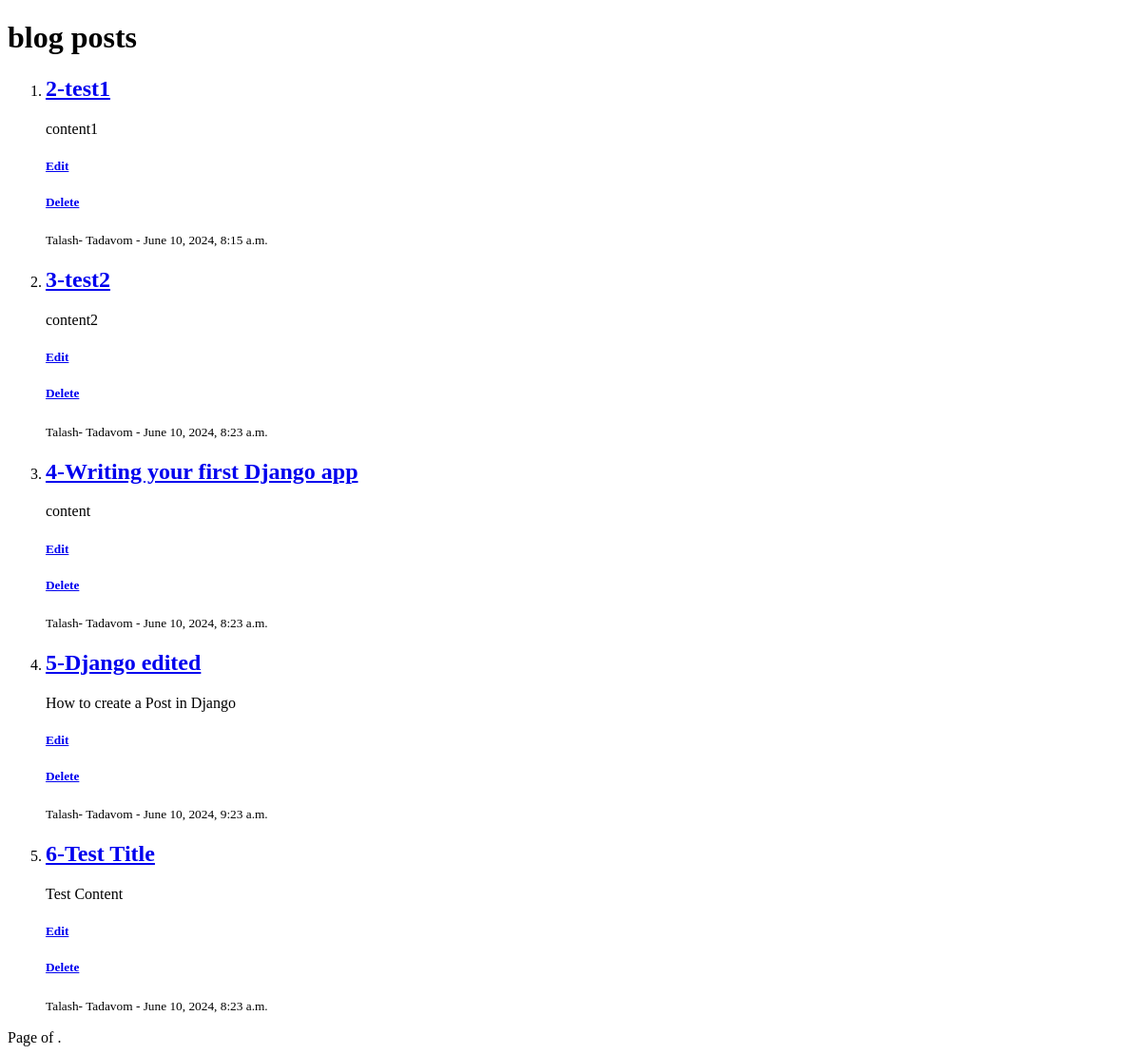
The page /blog/post/ (signed in) on the database as committed earlier.
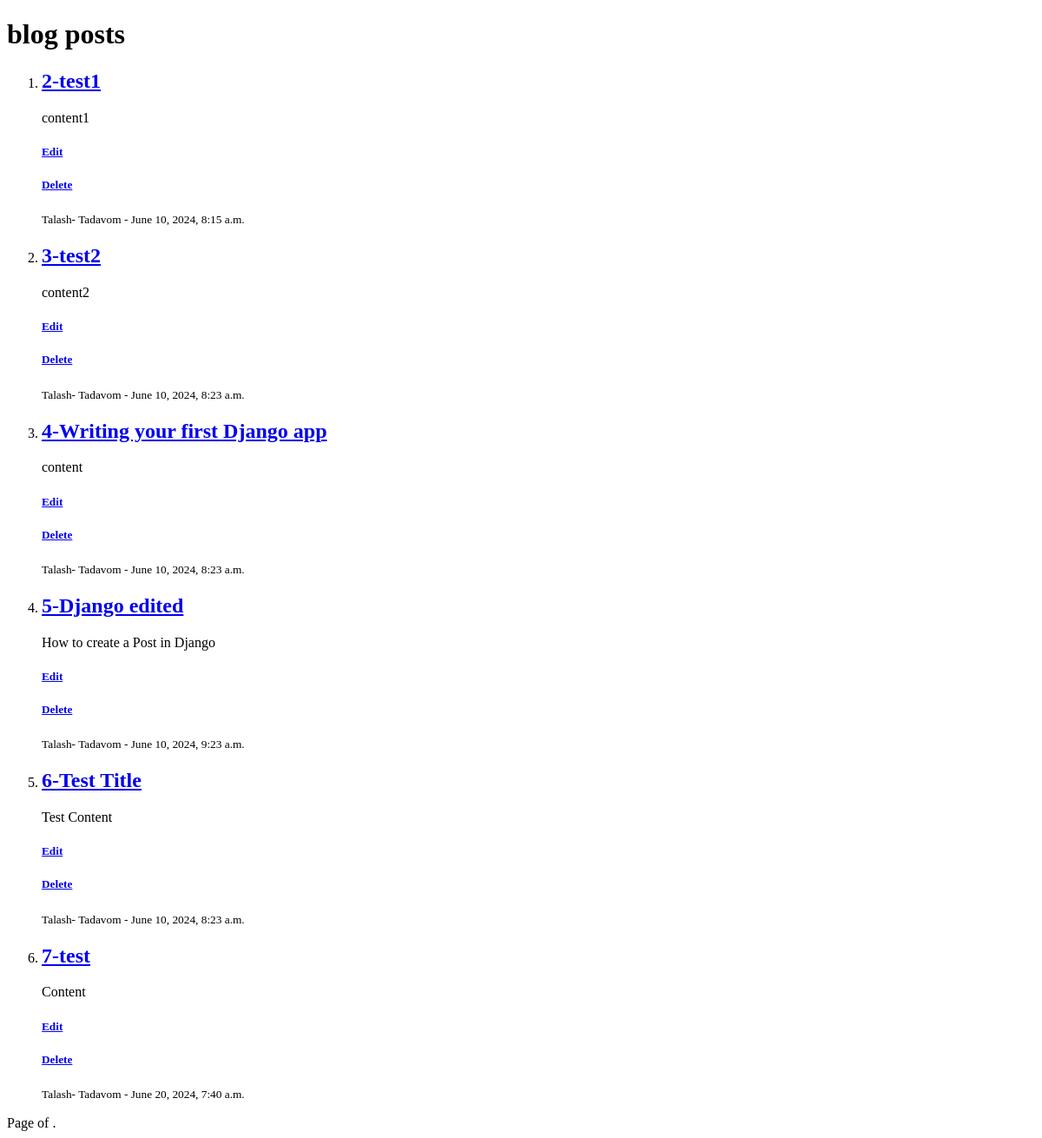
The same page on the database as committed later.
### blog/models.py (models this page shows, shortened)
class Post(models.Model):
    author = models.ForeignKey('accounts.Profile', on_delete=models.CASCADE)
    image = models.ImageField(null=True, blank=True)
    title = models.CharField(max_length=250)
    content = models.TextField()
    status = models.BooleanField()
    category = models.ForeignKey('Category', on_delete=models.SET_NULL, null=True)
    created_date = models.DateTimeField(auto_now_add=True)
    updated_date = models.DateTimeField(auto_now=True)
    published_date = models.DateTimeField()

### accounts/models.py (models this page shows, shortened)
class Profile(models.Model):
    user = models.ForeignKey(User,on_delete=models.CASCADE)
    first_name = models.CharField(max_length=250)
    last_name = models.CharField(max_length=250)
    image = models.ImageField(blank=True,null=True)
    description = models.TextField()
    created_date = models.DateTimeField(auto_now_add=True)
    updated_date = models.DateTimeField(auto_now=True)

### blog/views.py (the view)
# urls.py: path('post/',views.PostList.as_view(), name="post-list"),
class PostList(LoginRequiredMixin,PermissionRequiredMixin,ListView):
    permission_required ='blog.view_post'
    queryset = Post.objects.all()
    context_object_name = "posts"
    ordering = 'id'

### templates/blog/post_list.html (shortened to what this page needs)
<!DOCTYPE html>
<html lang="en">
<head>
</head>
<body>
    <h1> blog posts </h1>
    <ol>
    {% for post in posts %}
    <li>
  <a href="{% url 'blog:post-detail' pk=post.id %}"><h2> {{post.id}}-{{post.title}} </h2></a>
  <p> {{post.content}} </p>
  <a href="{% url 'blog:post-edit' pk=post.id %}">
              <h5>Edit</h5>
          </a>
  <a href="{% url 'blog:post-delete' pk=post.id %}">
                <h5>Delete</h5>
  </a>
  <small>{{post.author.first_name}}- {{post.author.last_name}} - {{post.published_date}}</small>
    </li>
    {% endfor %}
    </ol>
    <div class="pagination">
        <span class="step-links">
            <span class="current">
                Page {{ page_obj.number }} of {{ page_obj.paginator.num_pages }}.
            </span>
        </span>
    </div>
</body>
</html>

Rows that differ between the two databases and show on the page:
added Post: id "7", title "test", content "Content", author.first_name "Talash", author.last_name "Tadavom", published_date "June 20, 2024, 7:40 a.m."
